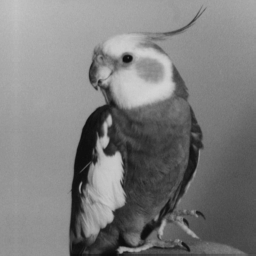
%> input picture Trabalho 1/GrayscaleImages/bird.png, 256 x 256 px
$ octave --eval "exercise3a;"   (GNU Octave 9; MATLAB toolbox functions it lacks are replaced by stand-ins)
%> lines starting %> are read from the running program, lines starting %| are printed output that depends on the picture
function exercise3a()

imageName = 'bird.png';
% [7 lines of commented-out code are left out]

path = strcat('../GrayscaleImages/', imageName);

image = imread(path);
%> image is the input picture: size 256x256 uint8; min 11, max 212, mean 125.4
negative_image = 255 - image;
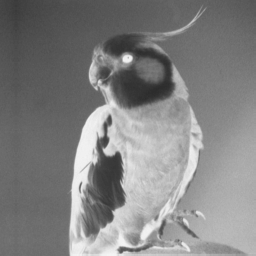
%> negative_image: size 256x256 uint8; min 43, max 244, mean 129.6

figure(1)
imshow(image)

figure(2)
imshow(negative_image)

brigthness_image = mean2(image);
%> brigthness_image = 125.4
brigthness_negative = mean2(negative_image);
%> brigthness_negative = 129.6

disp("Brilho da imagem original: ")
disp(brigthness_image)
%| 125.39

disp("Brilho da imagem negativa: ")
disp(brigthness_negative)
%| 129.61


image_constrast = max(image(:)) - min(image(:));
%> image_constrast = 201
negative_constrast = max(negative_image(:)) - min(negative_image(:));
%> negative_constrast = 201

disp("Contraste da imagem original: ")
disp(image_constrast)
%| 201

disp("Contraste da imagem negativa: ")
disp(negative_constrast)
%| 201


H = entropy(image);
%> H = 6.77
H_negative = entropy(negative_image);
%> H_negative = 6.77

disp("Entropia da imagem original: ")
disp(H)
%| 6.7744

disp("Entropia da imagem negativa: ")
disp(H_negative)
%| 6.7744

figure(3)
imhist(image)
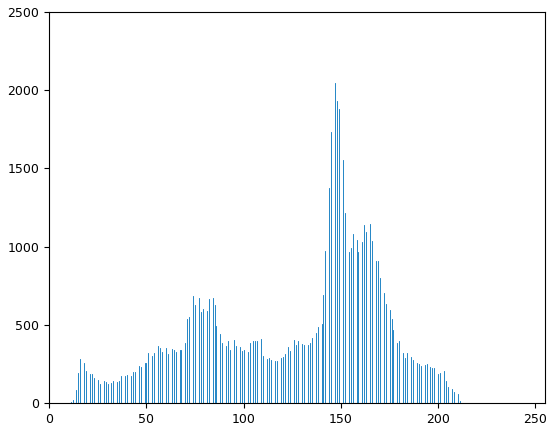
%> figure redrawn from the program's plot data; highest point at x = 147, y = 2049
%> `exercise3a;`:
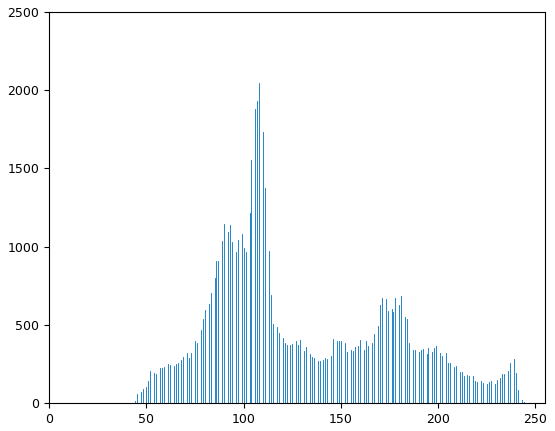
%> figure redrawn from the program's plot data; highest point at x = 108, y = 2049

figure(4)
imhist(negative_image)


end

$ run again, with Trabalho 1/GrayscaleImages/finger.png copied over Trabalho 1/GrayscaleImages/bird.png
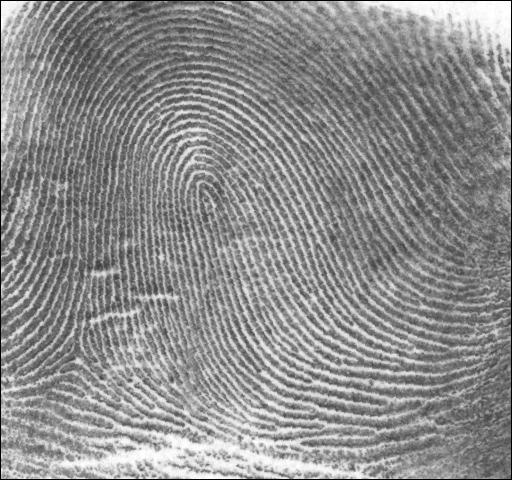
%> input picture Trabalho 1/GrayscaleImages/finger.png, 512 x 480 px
%> in exercise3a, image is the input picture: size 480x512 uint8; min 0, max 255, mean 141.3
%> in exercise3a, `negative_image = 255 - image;`:
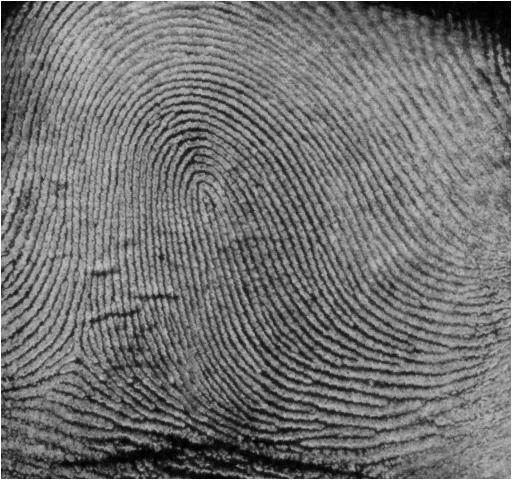
%> negative_image: size 480x512 uint8; min 0, max 255, mean 113.7
%> brigthness_image = 141.3
%> brigthness_negative = 113.7
%| 141.31
%| 113.69
%> image_constrast = 255
%| 255
%| 255
%> H = 7.27
%| 7.2681
%| 7.2681
%> `exercise3a;`:
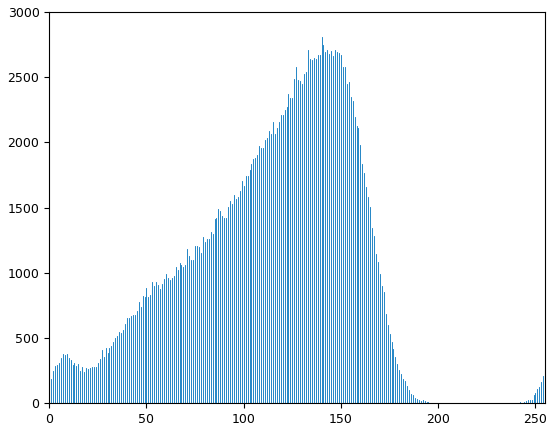
%> figure redrawn from the program's plot data; highest point at x = 140, y = 2812

$ run again, with Trabalho 1/GrayscaleImages/iris.png copied over Trabalho 1/GrayscaleImages/bird.png
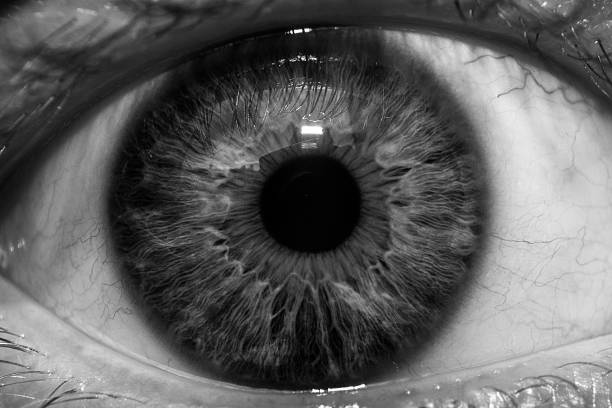
%> input picture Trabalho 1/GrayscaleImages/iris.png, 612 x 408 px
%> in exercise3a, image is the input picture: size 408x612 uint8; min 0, max 255, mean 95.8
%> in exercise3a, `negative_image = 255 - image;`:
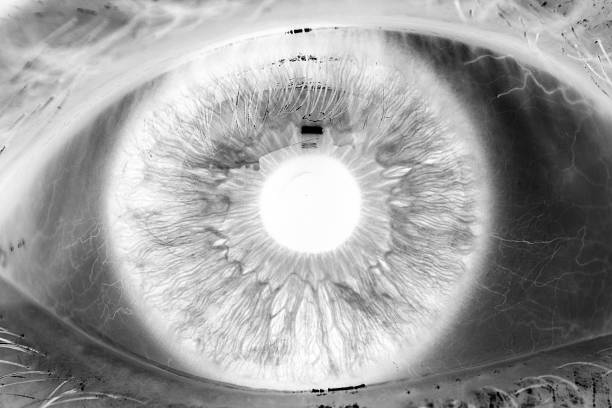
%> negative_image: size 408x612 uint8; min 0, max 255, mean 159.2
%> brigthness_image = 95.78
%> brigthness_negative = 159.2
%| 95.784
%| 159.22
%> image_constrast = 255
%| 255
%| 255
%> H = 7.71
%| 7.7138
%| 7.7138
%> `exercise3a;`:
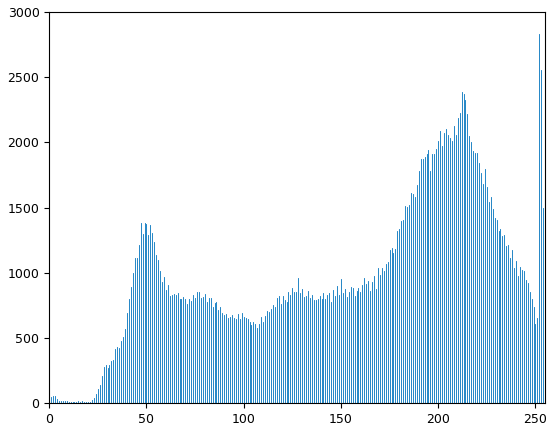
%> figure redrawn from the program's plot data; highest point at x = 252, y = 2833
